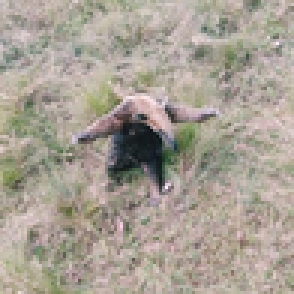
#> input picture exercises/cesan.png, 98 x 98 px (shown 3 times larger)
$ python rotar.py
#> lines starting #> are read from the running program, lines starting #| are printed output that depends on the picture
import cv2

# Leemos la img
imagen =cv2.imread('cesan.png')
#> imagen is the input picture: shape (98, 98, 3); mean B, G, R 148.2, 159.5, 167.4

# Rotacion 1
rot1 = cv2.flip(imagen, 0)
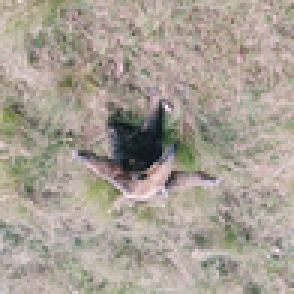
#> rot1: shape (98, 98, 3) (shown 3 times larger); mean B, G, R 148.2, 159.5, 167.4

# Rotacion 2 ESPEJO
rot2 = cv2.flip(imagen, 1)
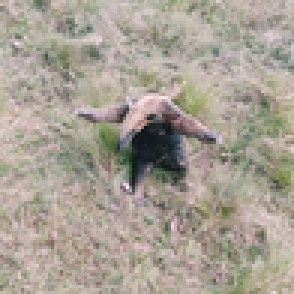
#> rot2: shape (98, 98, 3) (shown 3 times larger); mean B, G, R 148.2, 159.5, 167.4

# Rotacion 3 COMPLETAMENTE CONTRARIA
rot3 = cv2.flip(imagen, -1)
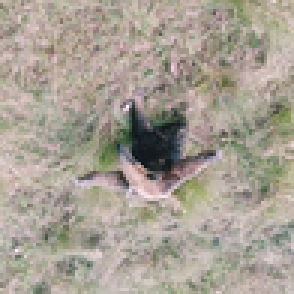
#> rot3: shape (98, 98, 3) (shown 3 times larger); mean B, G, R 148.2, 159.5, 167.4

# Mostramos el recorte
cv2.imshow('IMAGEN ORIGINAL', imagen)
cv2.imshow('ROTACION 1', rot1)
cv2.imshow('ROTACION 2', rot2)
cv2.imshow('ROTACION 3', rot3)


cv2.waitKey(0)

$ run again, with exercises/fondo.png copied over exercises/cesan.png
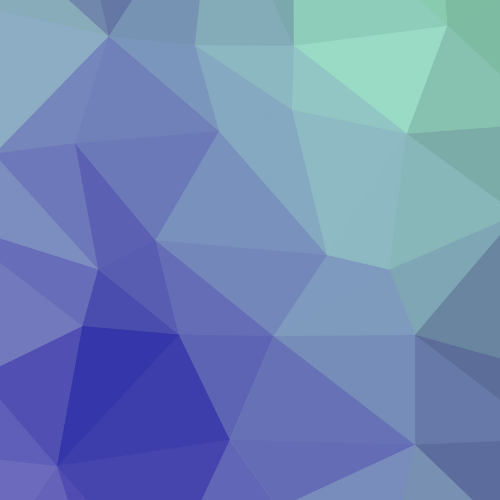
#> input picture exercises/fondo.png, 500 x 500 px
#> imagen is the input picture: shape (500, 500, 3); mean B, G, R 182.6, 136.8, 112.7
#> `rot2 = cv2.flip(imagen, 1)`:
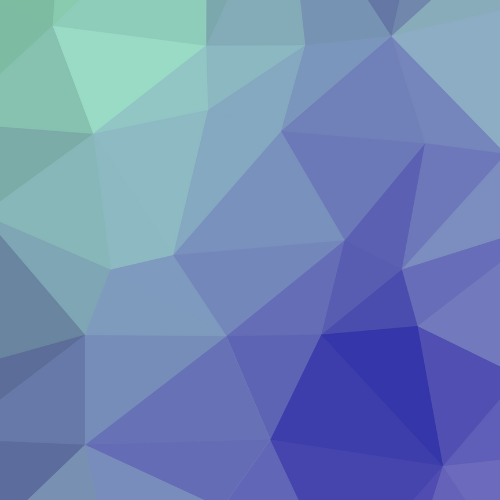
#> rot2: shape (500, 500, 3); mean B, G, R 182.6, 136.8, 112.7
#> `rot3 = cv2.flip(imagen, -1)`:
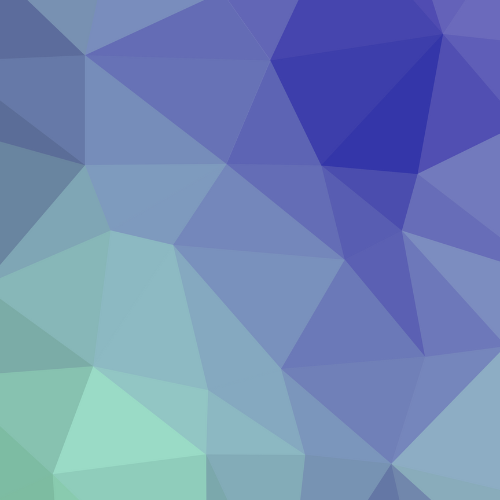
#> rot3: shape (500, 500, 3); mean B, G, R 182.6, 136.8, 112.7
